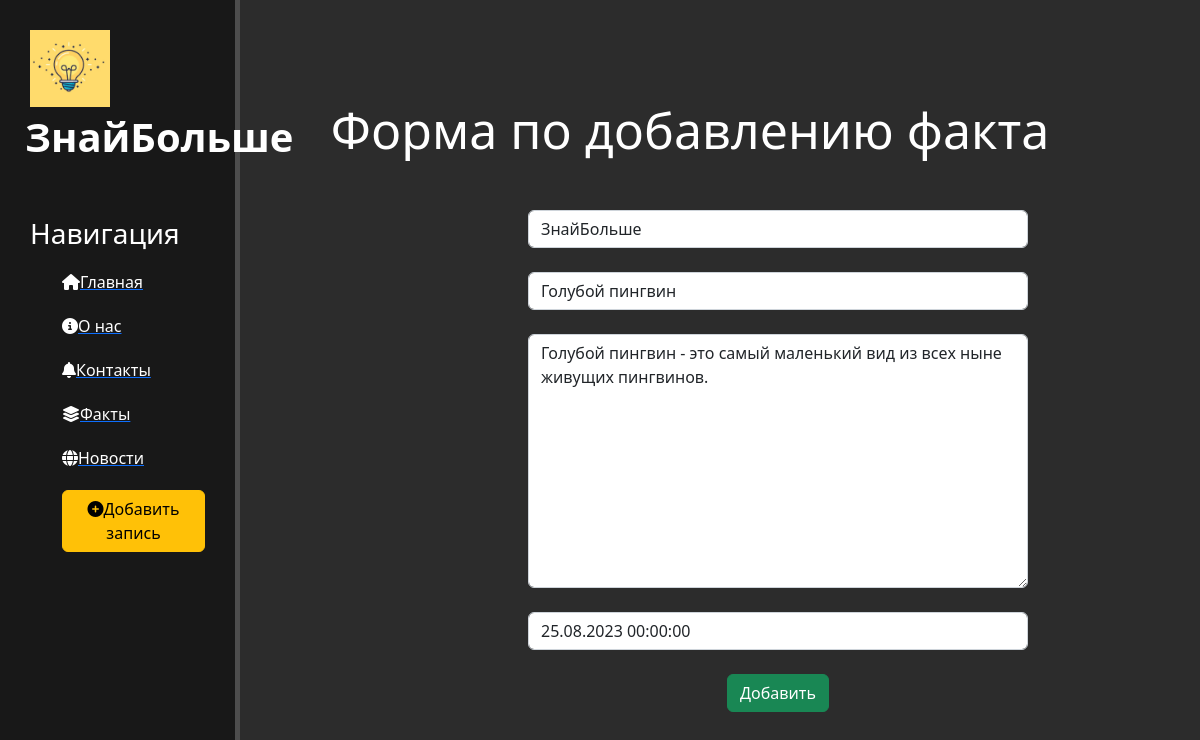
Screenshot of /news/3/update with the database file from the repository.
### news/models.py (models this page shows, shortened)
class Articles(models.Model):
    title = models.CharField('Название', max_length=50)
    anons = models.CharField('Анонс', max_length=250)
    full_text = models.TextField('Статья')
    date = models.DateTimeField('Дата публикации')
    class Meta:
        verbose_name = 'Факт'
        verbose_name_plural = 'Факты'

### news/views.py (the view)
# urls.py: path('<int:pk>/update', views.NewsUpdateView.as_view(), name='news-update'),
class NewsUpdateView(UpdateView):
    model = Articles
    template_name = 'news/create.html'
    form_class = ArticlesForm

### news/forms.py
class ArticlesForm(ModelForm):
    class Meta:
        model = Articles
        fields = ['title', 'anons', 'full_text', 'date']
        widgets = {
            "title": TextInput(attrs={
                'class': 'form-control',
                'placeholder': 'Название статьи',
            }),
            "anons": TextInput(attrs={
                'class': 'form-control',
                'placeholder': 'Анонс статьи',
            }),
            "date": DateTimeInput(attrs={
                'class': 'form-control',
                'placeholder': 'Дата публикации',
            }),
            "full_text": Textarea(attrs={
                'class': 'form-control',
                'placeholder': 'Текст статьи',
            }),
        }

### news/templates/news/create.html (shortened to what this page needs)
{% extends 'main/layout.html' %}
{% block content %}
    <div class="features">
        <h1>Форма по добавлению факта</h1>
        <form method="post">
            {{ form.title }}<br>
            {{ form.anons }}<br>
            {{ form.full_text }}<br>
            {{ form.date }}<br>
            <button class="btn btn-success" type="submit">Добавить</button>
        </form>
    </div>
{% endblock %}

### main/static/main/css/main.css (style rules this page uses)
body { background: #2c2c2c; }
main .features { float: left; color: #fff; margin-top: 100px; text-align: center; width: 75%; }
main .features h1 { font-size: 50px; }
form { margin-left: 32%; width: 500px; margin-top: 50px; }

### rows the page displays
Articles: title "ЗнайБольше", anons "Голубой пингвин", full_text "Голубой пингвин - это caмый маленький вид из всех ныне живущих пингвинов.", date "25.08.2023 00:00:00"
